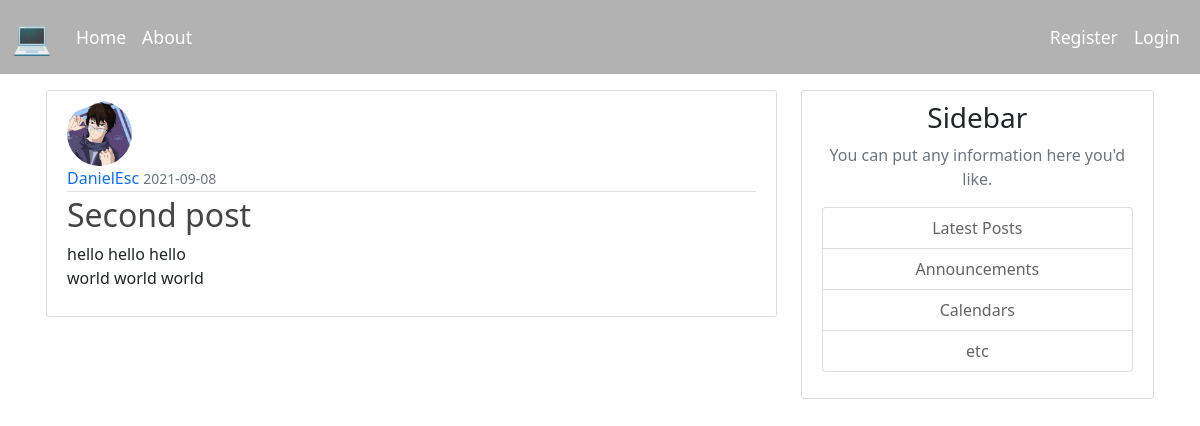
Screenshot of /post/2 with the database file from the repository.
### application/models.py (models this page shows, shortened)
class User(db.Model, UserMixin):
    id = db.Column(db.Integer, primary_key=True)
    username = db.Column(db.String(20), unique=True, nullable=False)
    email = db.Column(db.String(120), unique=True, nullable=False)
    image = db.Column(db.String(120), nullable=False, default='default.jpg')
    password = db.Column(db.String(60), nullable=False)
    blog_posts = db.relationship('BlogPost', backref='author', lazy=True)

class BlogPost(db.Model):
    id = db.Column(db.Integer, primary_key=True)
    title = db.Column(db.String(20), nullable=False)
    date = db.Column(db.DateTime, nullable=False, default=datetime.utcnow)
    body = db.Column(db.Text, nullable=False)
    user_id = db.Column(db.Integer, db.ForeignKey('user.id'), nullable=False)

### application/routes.py (the view)
@app.route('/post/<int:post_id>')
def post(post_id):
    post = BlogPost.query.get_or_404(post_id)
    return render_template('post.html', title=post.title, post=post)

### application/templates/post.html (shortened to what this page needs)
{% extends "layout.html" %}
{% block main %}
    <article class="media content-section">
      <img id='post_img'class="rounded-circle article-img" src="{{ url_for('static', filename='profile_pics/' + post.author.image) }}">
        <div class="media-body">
          <div class="article-metadata">
            <a style="text-decoration:none"class="mr-2" href="#">{{ post.author.username }}</a>
            <small class="text-muted">{{ post.date.strftime('%Y-%m-%d') }}</small>
          </div>
          <h2 class='article-title'>{{ post.title }}</h2>
          <p class="article-content">{{ post.body }}</p>
        </div>
      </article>
{% endblock %}

### application/static/styles.css (style rules this page uses)
body { background-image: url('https://images.unsplash.com/photo-1530569673472-307dc017a82d?ixid=MnwxMjA3fDB8MHxwaG90by1wYWdlfHx8fGVufDB8fHx8&ixlib=rb-1.2.1&auto=format&fit=crop&w=668&q=80') ; background-size: 100% 120vh; background-repeat: repeat-y; }
.media-body { text-align: left; }
#post_img { display: flex; justify-content: left; }
.article-title { color: #444444; }
.article-content { white-space: pre-line; }
.article-img { height: 65px; width: 65px; margin-right: 16px; }
.article-metadata { padding-bottom: 1px; margin-bottom: 4px; border-bottom: 1px solid #e3e3e3 }
.content-section { background: rgba(255,255,255,0.7); padding: 10px 20px; border: 1px solid #dddddd; border-radius: 3px; margin-bottom: 20px; }

### rows the page displays
User: image (picture), author.username "DanielEsc"
BlogPost: date "2021-09-08", title "Second post", body "hello hello hello world world world"
